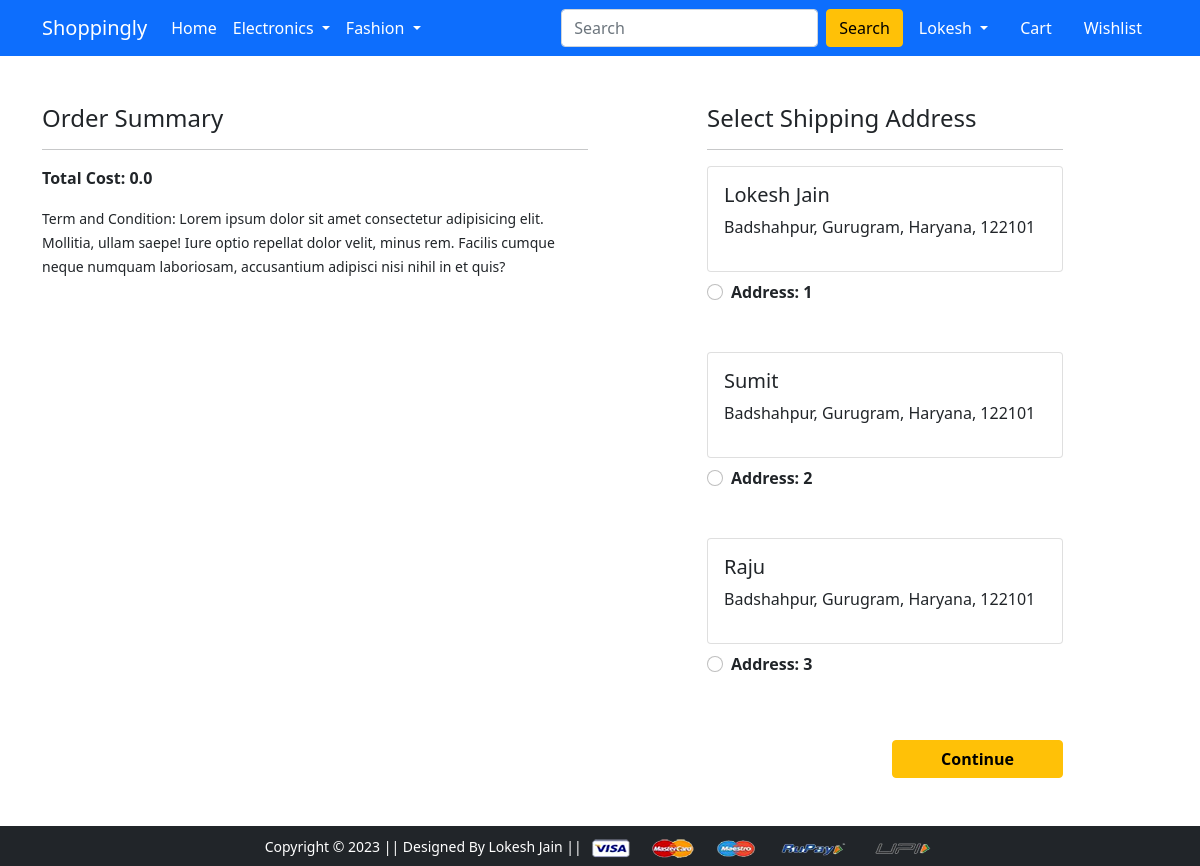
Page /checkout/ (signed in) on the earlier database version.
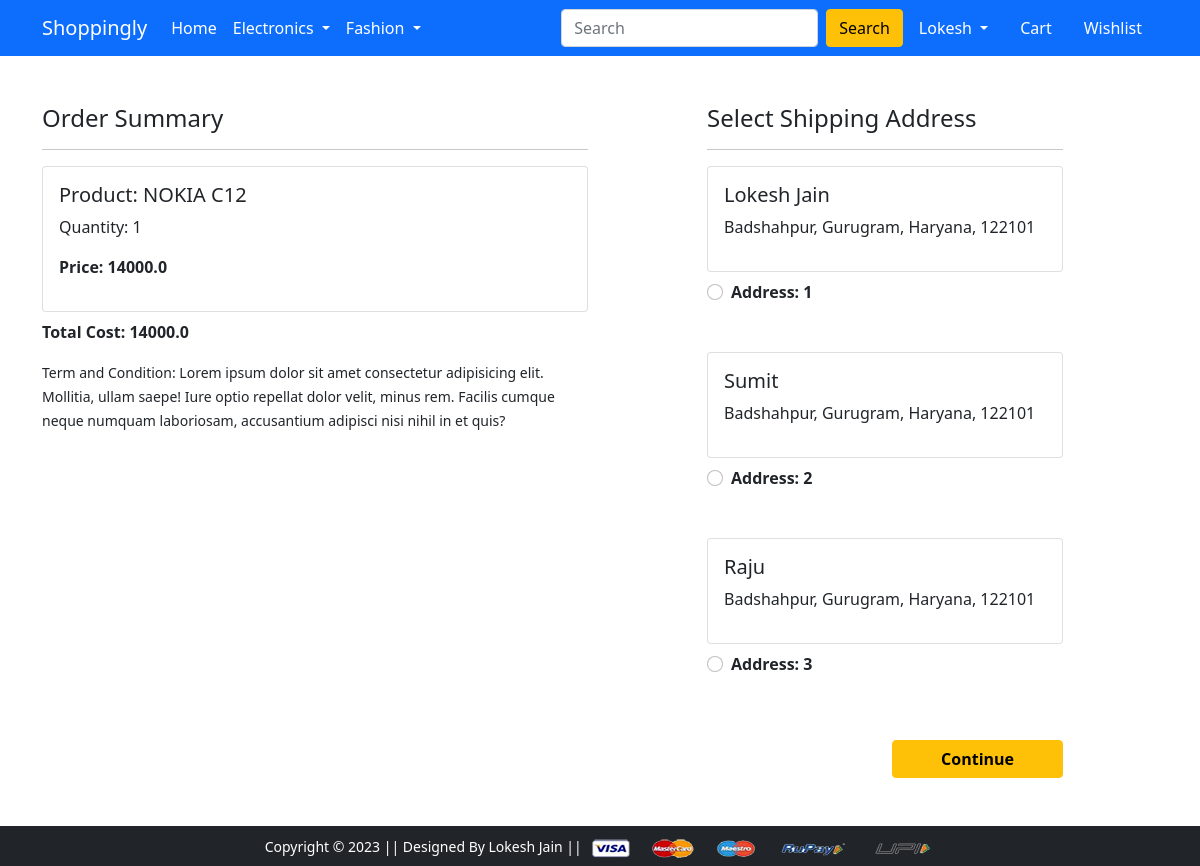
Same page on the later database version.
### app/models.py (models this page shows, shortened)
class Custumer(models.Model):
    user = models.ForeignKey(User, on_delete=models.CASCADE)
    name = models.CharField(max_length=200)
    locality = models.CharField(max_length=200)
    city = models.CharField(max_length=50)
    pincode = models.IntegerField()
    state = models.CharField(choices=STATE_CHOICES, max_length=50)

class Cart(models.Model):
    user = models.ForeignKey(User, on_delete=models.CASCADE)
    product = models.ForeignKey(Product, on_delete=models.CASCADE)
    quantity = models.PositiveIntegerField(default=1)
    @property
    def  total_cost(self):
        return self.quantity * self.product.discount_price

class Product(models.Model):
    tittle = models.CharField(max_length=100)
    selling_price = models.FloatField()
    discount_price = models.FloatField()
    description = models.TextField()
    brand = models.CharField(max_length=100)
    category = models.CharField(choices=CATEGORY_CHOICES, max_length=2)
    product_image = models.ImageField(upload_to='productimg')

### app/views.py (the view)
# urls.py: path('checkout/', checkout, name='checkout'),
@login_required(login_url="/account/login/")
def checkout(request):
    user = request.user
    add = Custumer.objects.filter(user=user)
    cart_items = Cart.objects.filter(user=user)
    amount = 0.0
    totalamount = 0.0
    shipping_amount = 0.0
    cart_product = [p for p in Cart.objects.all() if p.user == user]
    if cart_product:
        for p in cart_product:
            tempamount = (p.quantity * p.product.discount_price)
            amount += tempamount
        totalamount = amount + shipping_amount
    return render(request, 'app/checkout.html', {'add': add, 'totalamount': totalamount , 'cart_items': cart_items})

### app/templates/app/checkout.html (shortened to what this page needs)
{% extends 'app/base.html' %}
{% load static %}
{% block main-content %}
<div class="container">
 <div class="row mt-5">
  <div class="col-sm-6">
    <h4>Order Summary</h4>
    <hr>
    {% for item in cart_items %}
      <div class="card mb-2">
        <div class="card-body">
          <h5>Product: {{item.product.tittle}}</h5>
          <p>Quantity: {{item.quantity}}</p>
          <p class="fw-bold">Price: {{item.total_cost}}</p>
        </div>
      </div>
    {% endfor %}
    <p class="fw-bold">Total Cost: {{totalamount}}</p>
    <small>Term and Condition: Lorem ipsum dolor sit amet consectetur adipisicing elit. Mollitia, ullam saepe! Iure optio repellat dolor velit, minus rem. Facilis cumque neque numquam laboriosam, accusantium adipisci nisi nihil in et quis?</small>
  </div>
  <div class="col-sm-4 offset-sm-1">
    <h4>Select Shipping Address</h4>
    <hr>
    <form action="/paymentdone/">
      {% for ad in add %}
      <div class="card">
        <div class="card-body">
        <h5>{{ad.name}}</h5>
        <p> {{ad.locality}}, {{ad.city}}, {{ad.state}}, {{ad.pincode}}</p>
        </div>
      </div>
        <div class="form-check mt-2 mb-5">
          <input class="form-check-input" type="radio" name="custid" id="custid{{forloop.counter}}"  value="{{ad.id}}">
          <label class="form-check-label fw-bold" for="">
            Address: {{forloop.counter}} </label>
        </div>
      {% endfor %}
        <div class="text-end">
          <button type="submit" class="btn btn-warning mt-3 px-5 fw-bold">Continue</button>
        </div>
      </form>
    </div>
  </div>
</div>
{% endblock main-content %}

Differences in the rows shown:
added Cart: product.tittle "NOKIA C12", quantity "1", total_cost "14000.0"
Other differences:
{{ totalamount }}: "0.0" → "14000.0"
